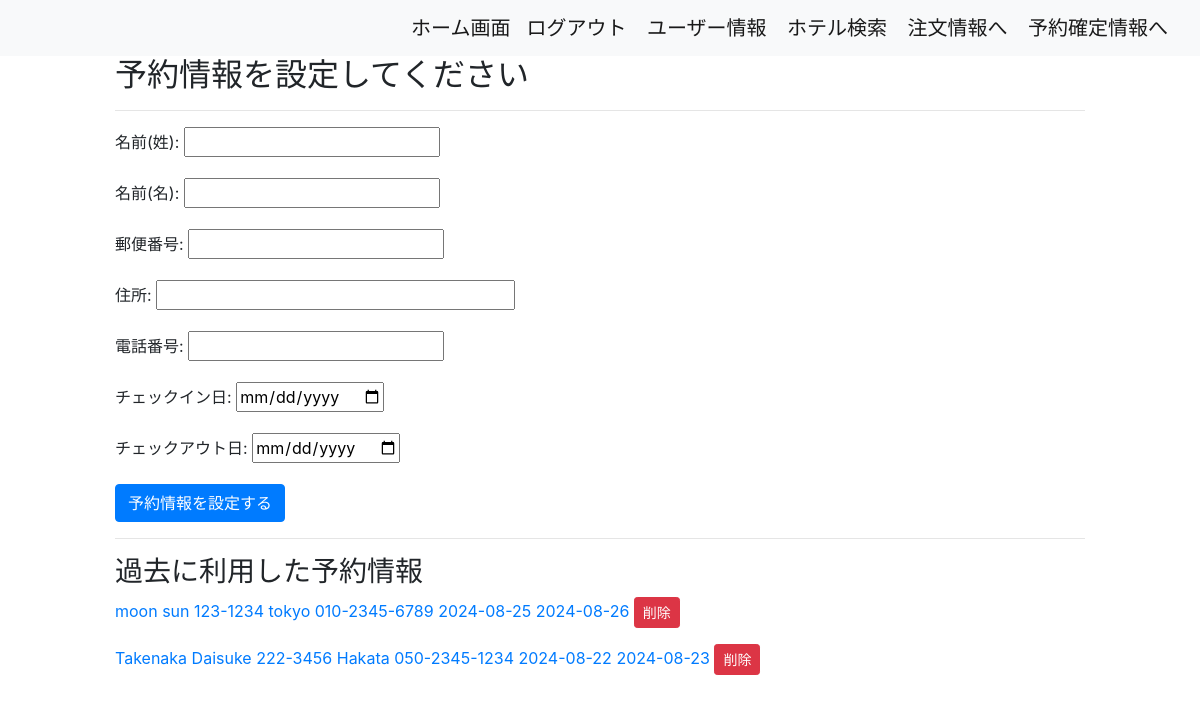
/hotel/input_useraddresses/ (signed in), run on the app's committed database.
### hotel/models.py (models this page shows, shortened)
class UserAddresses(models.Model):
    last_name = models.CharField(max_length=10)
    first_name = models.CharField(max_length=10)
    zip_code = models.CharField(max_length=8)
    address = models.CharField(max_length=30)
    phone_number = models.CharField(max_length=13)
    checkin = models.DateField(null=True, blank=True)
    checkout = models.DateField(null=True, blank=True)
    user = models.ForeignKey(
        Users,
        on_delete = models.CASCADE,
    )
    class Meta:
        db_table = 'useraddresses'
        unique_together = [
            ['last_name', 'first_name', 'zip_code', 'address', 'phone_number', 'user', 'checkin', 'checkout']
        ]
    def __str__(self):
        return f'{self.last_name} {self.first_name} {self.zip_code} {self.address} {self.phone_number} {self.checkin} {self.checkout}'

### hotel/views.py (the view, shortened to what this page needs)
# urls.py: path('input_useraddresses/', InputUserAddressesView.as_view(), name='input_useraddresses'),
class InputUserAddressesView(LoginRequiredMixin, CreateView):
    template_name = os.path.join('hotel', 'input_useraddresses.html')
    form_class = UserAddressesInputForm
    model = UserAddresses
    object= None
    def get_object(self, queryset=None):
        pk = self.kwargs.get('pk')
        if pk:
            return get_object_or_404(UserAddresses, pk=pk, user=self.request.user)
        return None
    def get_form_kwargs(self):
        kwargs = super().get_form_kwargs()
        kwargs['user'] = self.request.user
        return kwargs
    def get(self, request, *args, **kwargs):
        self.object = self.get_object()
        form = self.get_form()
        if self.object:
            form.initial = model_to_dict(self.object)
        else:
            checkin = request.GET.get('checkin')
            checkout = request.GET.get('checkout')
            if checkin and checkout:
                form = self.get_form()
                form.initial['checkin'] = checkin
                form.initial['checkout'] = checkout
        cart, created = Carts.objects.get_or_create(user=self.request.user)
        if not cart.cartitems_set.all():
            messages.error(request, '購物車に商品がありません')
            return redirect('hotel:cyumon_info')
        return self.render_to_response(self.get_context_data(form=form))
    def get_context_data(self, **kwargs):
        context = super().get_context_data(**kwargs)
        context['kupon_amount'] = self.request.GET.get('kupon_amount', 0)
        address = cache.get(f'address_user_{self.request.user.id}')
        pk = self.kwargs.get('pk')
        address = get_object_or_404(UserAddresses, user_id=self.request.user.id, pk=pk) if pk else address
        if address:
            context['form'].fields['last_name'].initial = address.last_name
            context['form'].fields['first_name'].initial = address.first_name
            context['form'].fields['zip_code'].initial = address.zip_code
            context['form'].fields['address'].initial = address.address
            context['form'].fields['phone_number'].initial = address.phone_number
            context['form'].fields['checkin'].initial = address.checkin
            context['form'].fields['checkout'].initial = address.checkout
        else:
            address = cache.get(f'address_user_{self.request.user.id}')
            if address:
                context['form'].initial = model_to_dict(address)
        context['useraddresses'] = UserAddresses.objects.filter(user=self.request.user).all()
        return context

### templates/hotel/input_useraddresses.html (shortened to what this page needs)
{% extends 'base.html' %}
{% block content %}
<div class="col-10 offset-1">
    <h2>{% if object %}編集{% else %}予約情報を設定してください{% endif %}</h2>
    <hr>
    <form method="POST" action="{% if object %}{% url 'hotel:input_useraddresses_update' pk=object.id %}{% else %}{% url 'hotel:input_useraddresses' %}{% endif %}">
        {{ form.as_p }}
        <button type="submit" class="btn btn-primary">
            {% if object %}更新する{% else %}予約情報を設定する{% endif %}
        </button>
    </form>
    <hr>
    <h3>過去に利用した予約情報</h3>
    {% for useraddress in useraddresses %}
        <p>
            <a href="{% url 'hotel:input_useraddresses_update' pk=useraddress.id %}">{{ useraddress }}</a>
            <a href="{% url 'hotel:delete_useraddress' pk=useraddress.id %}" class="btn btn-danger btn-sm">削除</a>
        </p>
    {% endfor %}
</div>
{% endblock%}

### data on the page
UserAddresses: last_name+first_name+zip_code "moon sun 123-1234 tokyo 010-2345-6789 2024-08-25 2024-08-26"
UserAddresses: last_name+first_name+zip_code "Takenaka Daisuke 222-3456 Hakata 050-2345-1234 2024-08-22 2024-08-23"
